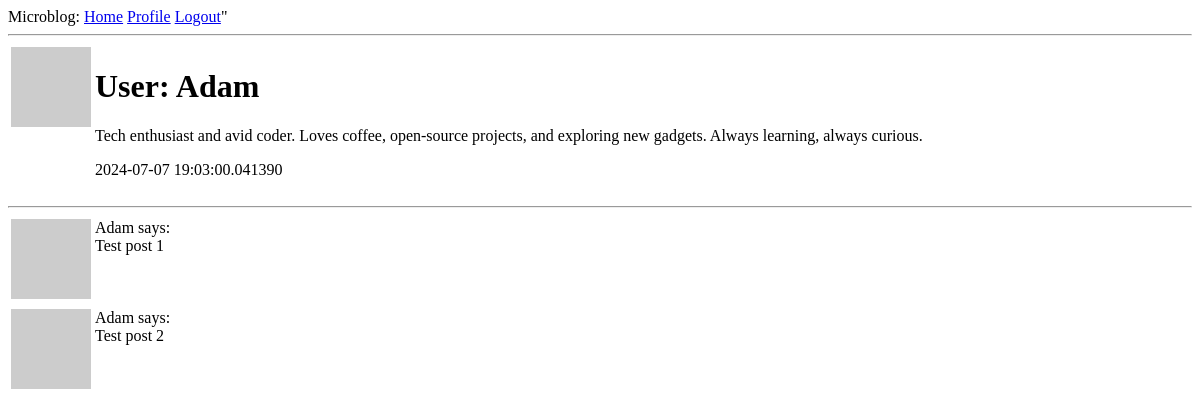
Page /user/Adam (signed in) on the earlier database version.
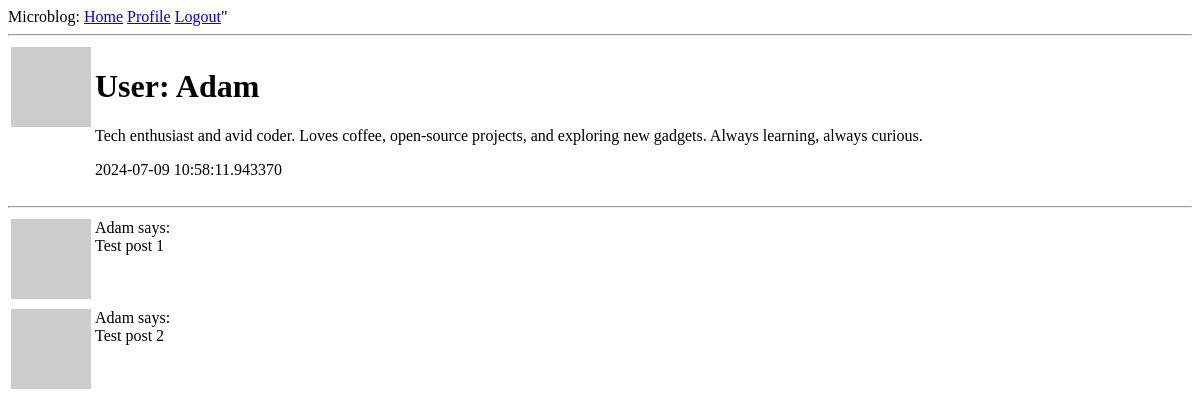
Same page on the later database version.
### app/models.py (models this page shows, shortened)
class User(UserMixin, db.Model):
    id: so.Mapped[int] = so.mapped_column(primary_key=True)
    username: so.Mapped[str] = so.mapped_column(sa.String(64), index=True, unique=True)
    email: so.Mapped[str] = so.mapped_column(sa.String(120), index=True, unique=True)
    password_hash: so.Mapped[Optional[str]] = so.mapped_column(sa.String(256))
    about_me: so.Mapped[Optional[str]] = so.mapped_column(sa.String(140))
    last_seen: so.Mapped[Optional[datetime]] = so.mapped_column(default=lambda: datetime.now(timezone.utc))
    posts: so.WriteOnlyMapped['Post'] = so.relationship(back_populates='author')
    following: so.WriteOnlyMapped['User'] = so.relationship(
        secondary=followers,
        primaryjoin=(followers.c.follower_id == id),
        secondaryjoin=(followers.c.followed_id == id),
        back_populates='followers'
    )
    followers: so.WriteOnlyMapped['User'] = so.relationship(
        secondary=followers,
        primaryjoin=(followers.c.followed_id == id),
        secondaryjoin=(followers.c.followed_id == id),
        back_populates='following'
    )
    def avatar(self, size):
        digest = md5(self.email.lower().encode('utf-8')).hexdigest()
        return f'https://www.gravatar.com/avatar/{digest}?d=identicon&s={size}'

### app/routes.py (the view)
@app.route('/user/<username>')
@login_required
def user(username):
    user = db.first_or_404(sa.select(User).where(User.username == username))
    posts = [
        {'author': user, 'body': 'Test post 1'},
        {'author': user, 'body': 'Test post 2'},
    ]
    return render_template('user.html', user=user, posts=posts)

### app/models.py (called while the page is built)
@login.user_loader
def load_user(id):
    return db.session.get(User, int(id))

### app/routes.py (called while the page is built)
@app.before_request
def before_request():
    if current_user.is_authenticated:
        current_user.last_seen = datetime.now(timezone.utc)
        db.session.commit()

### app/templates/user.html (shortened to what this page needs)
{% extends "base.html" %}
{% block content %}
    <table>
        <tr valign="top">
            <td><img src="{{ user.avatar(128) }}"></td>
            <td>
                <h1>User: {{ user.username }} </h1>
                {% if user.about_me %}<p>{{ user.about_me }}</p>{% endif %}
                {% if user.last_seen %}<p>{{ user.last_seen }}</p>{% endif %}
            </td>
        </tr>
    </table>
    <hr>
    {% for post in posts %}
        {% include "_post.html" %}
    {% endfor %}
{% endblock %}

### app/templates/base.html (shortened to what this page needs)
<!DOCTYPE html>
<html>
    <head>
    </head>
    <body>
        <div>
            Microblog:
            <a href="{{ url_for('index') }}">Home</a>
            {% if current_user.is_anonymous %}
            <a href="{{ url_for('login') }}">Login</a>
            {% else %}
            <a href="{{ url_for('user', username=current_user.username) }}">Profile</a>
            <a href="{{ url_for('logout') }}">Logout</a>"
            {% endif %}
        </div>
        <hr>
        {% block content %}{% endblock %}
    </body>
</html>

### app/templates/_post.html
<table>
    <tr valign="top">
        <td><img src="{{ post.author.avatar(32) }}"></td>
        <td>{{ post.author.username }} says:<br>{{ post.body }}</td>
    </tr>
</table>

Differences in the rows shown:
changed User "Adam": last_seen "2024-07-07 19:03:00.041390" → "2024-07-09 10:58:11.943370"
